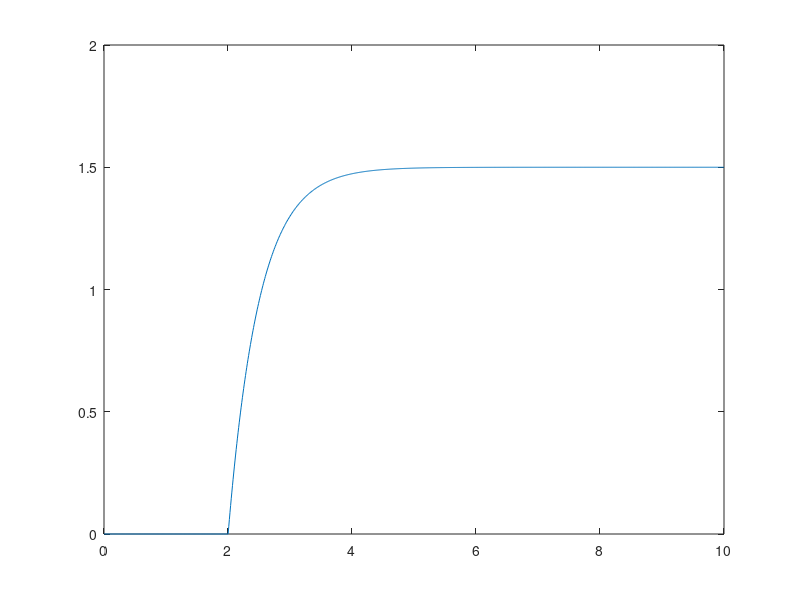

Write MATLAB code to recreate this figure.

clc; clear all;

%%

dt = 0.01; t_f = 10;
tt = linspace(0, 10, t_f/dt)'; t_len = size(tt,1);


tau = 0.5;
y_k = zeros(t_len,1);
u_k = @(x) 1.5 * (x>2);

t_tau = (dt/tau); 1/t_tau;

for k=1:t_len-1
    y_k(k+1) = y_k(k) + t_tau * ( u_k(tt(k)) - y_k(k) );
end

%

plot(tt, y_k )